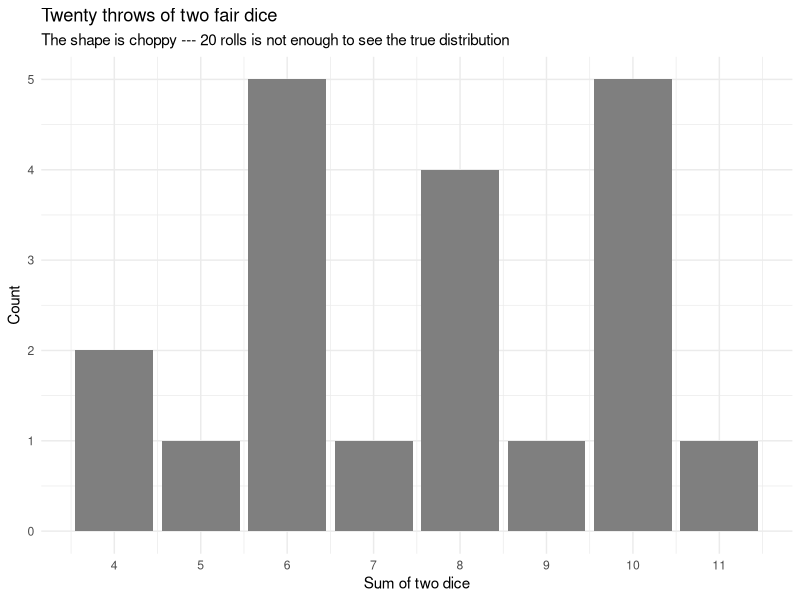

Here is the R script that generated this plot:
## ---- chunk 1
#| message: false
library(tidyverse)
## ---- chunk 2
#| cache: true
throw_dice <- function(n, weights = rep(1/6, 6)) {
  die1 <- sample(1:6, size = n, replace = TRUE, prob = weights)
  die2 <- sample(1:6, size = n, replace = TRUE, prob = weights)
  die1 + die2
}
## ---- chunk 3
set.seed(10)
tibble(sum = throw_dice(20)) |>
  ggplot(aes(x = sum)) +
  geom_bar(fill = "grey50") +
  scale_x_continuous(breaks = 2:12) +
  labs(title = "Twenty throws of two fair dice",
       subtitle = "The shape is choppy --- 20 rolls is not enough to see the true distribution",
       x = "Sum of two dice", y = "Count") +
  theme_minimal()
